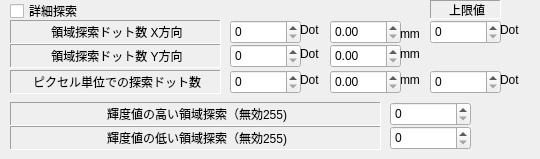
     <widget class="QWidget" name="tab_5">
      <attribute name="title">
       <string>探索</string>
      </attribute>
      <widget class="QLabel" name="label_31">
       <property name="geometry">
        <rect>
         <x>400</x>
         <y>70</y>
         <width>41</width>
         <height>20</height>
        </rect>
       </property>
       <property name="text">
        <string>mm</string>
       </property>
      </widget>
      <widget class="QDoubleSpinBox" name="doubleSpinBoxAreaSearchX">
       <property name="geometry">
        <rect>
         <x>330</x>
         <y>20</y>
         <width>71</width>
         <height>24</height>
        </rect>
       </property>
      </widget>
      <widget class="QLabel" name="label_6">
       <property name="geometry">
        <rect>
         <x>400</x>
         <y>24</y>
         <width>31</width>
         <height>20</height>
        </rect>
       </property>
       <property name="text">
        <string>mm</string>
       </property>
      </widget>
      <widget class="QSpinBox" name="EditAreaSearchX">
       <property name="geometry">
        <rect>
         <x>230</x>
         <y>20</y>
         <width>71</width>
         <height>24</height>
        </rect>
       </property>
      </widget>
      <widget class="QDoubleSpinBox" name="doubleSpinBoxSelfSearch">
       <property name="geometry">
        <rect>
         <x>330</x>
         <y>70</y>
         <width>71</width>
         <height>24</height>
        </rect>
       </property>
      </widget>
      <widget class="QLabel" name="label_3">
       <property name="geometry">
        <rect>
         <x>300</x>
         <y>20</y>
         <width>21</width>
         <height>20</height>
        </rect>
       </property>
       <property name="text">
        <string>Dot</string>
       </property>
      </widget>
      <widget class="QSpinBox" name="EditSelfSearch">
       <property name="geometry">
        <rect>
         <x>230</x>
         <y>70</y>
         <width>71</width>
         <height>24</height>
        </rect>
       </property>
      </widget>
      <widget class="QLabel" name="label_27">
       <property name="geometry">
        <rect>
         <x>10</x>
         <y>70</y>
         <width>211</width>
         <height>24</height>
        </rect>
       </property>
       <property name="frameShape">
        <enum>QFrame::Panel</enum>
       </property>
       <property name="frameShadow">
        <enum>QFrame::Sunken</enum>
       </property>
       <property name="text">
        <string>ピクセル単位での探索ドット数</string>
       </property>
       <property name="alignment">
        <set>Qt::AlignCenter|Qt::AlignHCenter|Qt::AlignLeading|Qt::AlignLeft|Qt::AlignVCenter</set>
       </property>
      </widget>
      <widget class="QLabel" name="label_5">
       <property name="geometry">
        <rect>
         <x>300</x>
         <y>70</y>
         <width>31</width>
         <height>20</height>
        </rect>
       </property>
       <property name="text">
        <string>Dot</string>
       </property>
      </widget>
      <widget class="QSpinBox" name="EditMatchBrightnessByLayerH">
       <property name="geometry">
        <rect>
         <x>390</x>
         <y>102</y>
         <width>81</width>
         <height>24</height>
        </rect>
       </property>
       <property name="maximum">
        <number>255</number>
       </property>
      </widget>
      <widget class="QLabel" name="label_41">
       <property name="geometry">
        <rect>
         <x>10</x>
         <y>102</y>
         <width>371</width>
         <height>24</height>
        </rect>
       </property>
       <property name="frameShape">
        <enum>QFrame::Panel</enum>
       </property>
       <property name="frameShadow">
        <enum>QFrame::Sunken</enum>
       </property>
       <property name="text">
        <string>輝度値の高い領域探索（無効255)</string>
       </property>
       <property name="alignment">
        <set>Qt::AlignCenter|Qt::AlignHCenter|Qt::AlignLeading|Qt::AlignLeft|Qt::AlignVCenter</set>
       </property>
      </widget>
      <widget class="QLabel" name="label_42">
       <property name="geometry">
        <rect>
         <x>10</x>
         <y>126</y>
         <width>371</width>
         <height>24</height>
        </rect>
       </property>
       <property name="frameShape">
        <enum>QFrame::Panel</enum>
       </property>
       <property name="frameShadow">
        <enum>QFrame::Sunken</enum>
       </property>
       <property name="text">
        <string>輝度値の低い領域探索（無効255)</string>
       </property>
       <property name="alignment">
        <set>Qt::AlignCenter|Qt::AlignHCenter|Qt::AlignLeading|Qt::AlignLeft|Qt::AlignVCenter</set>
       </property>
      </widget>
      <widget class="QSpinBox" name="EditMatchBrightnessByLayerL">
       <property name="geometry">
        <rect>
         <x>390</x>
         <y>126</y>
         <width>81</width>
         <height>24</height>
        </rect>
       </property>
       <property name="maximum">
        <number>255</number>
       </property>
      </widget>
      <widget class="QSpinBox" name="EditMaxAreaSearch">
       <property name="geometry">
        <rect>
         <x>430</x>
         <y>20</y>
         <width>71</width>
         <height>24</height>
        </rect>
       </property>
      </widget>
      <widget class="QLabel" name="label_109">
       <property name="geometry">
        <rect>
         <x>500</x>
         <y>20</y>
         <width>21</width>
         <height>20</height>
        </rect>
       </property>
       <property name="text">
        <string>Dot</string>
       </property>
      </widget>
      <widget class="QSpinBox" name="EditMaxSelfSearch">
       <property name="geometry">
        <rect>
         <x>430</x>
         <y>70</y>
         <width>71</width>
         <height>24</height>
        </rect>
       </property>
      </widget>
      <widget class="QLabel" name="label_110">
       <property name="geometry">
        <rect>
         <x>500</x>
         <y>70</y>
         <width>31</width>
         <height>20</height>
        </rect>
       </property>
       <property name="text">
        <string>Dot</string>
       </property>
      </widget>
      <widget class="QLabel" name="label_111">
       <property name="geometry">
        <rect>
         <x>430</x>
         <y>0</y>
         <width>71</width>
         <height>19</height>
        </rect>
       </property>
       <property name="frameShape">
        <enum>QFrame::Panel</enum>
       </property>
       <property name="frameShadow">
        <enum>QFrame::Sunken</enum>
       </property>
       <property name="text">
        <string>上限値</string>
       </property>
       <property name="alignment">
        <set>Qt::AlignCenter|Qt::AlignHCenter|Qt::AlignLeading|Qt::AlignLeft|Qt::AlignVCenter</set>
       </property>
      </widget>
      <widget class="QLabel" name="label_115">
       <property name="geometry">
        <rect>
         <x>10</x>
         <y>44</y>
         <width>211</width>
         <height>24</height>
        </rect>
       </property>
       <property name="frameShape">
        <enum>QFrame::Panel</enum>
       </property>
       <property name="frameShadow">
        <enum>QFrame::Sunken</enum>
       </property>
       <property name="text">
        <string>領域探索ドット数 Y方向</string>
       </property>
       <property name="alignment">
        <set>Qt::AlignCenter|Qt::AlignHCenter|Qt::AlignLeading|Qt::AlignLeft|Qt::AlignVCenter</set>
       </property>
      </widget>
      <widget class="QDoubleSpinBox" name="doubleSpinBoxAreaSearchY">
       <property name="geometry">
        <rect>
         <x>330</x>
         <y>44</y>
         <width>71</width>
         <height>24</height>
        </rect>
       </property>
      </widget>
      <widget class="QLabel" name="label_116">
       <property name="geometry">
        <rect>
         <x>400</x>
         <y>44</y>
         <width>31</width>
         <height>20</height>
        </rect>
       </property>
       <property name="text">
        <string>mm</string>
       </property>
      </widget>
      <widget class="QLabel" name="label_117">
       <property name="geometry">
        <rect>
         <x>300</x>
         <y>44</y>
         <width>21</width>
         <height>20</height>
        </rect>
       </property>
       <property name="text">
        <string>Dot</string>
       </property>
      </widget>
      <widget class="QSpinBox" name="EditAreaSearchY">
       <property name="geometry">
        <rect>
         <x>230</x>
         <y>44</y>
         <width>71</width>
         <height>24</height>
        </rect>
       </property>
      </widget>
      <widget class="QLabel" name="label_118">
       <property name="geometry">
        <rect>
         <x>10</x>
         <y>20</y>
         <width>211</width>
         <height>24</height>
        </rect>
       </property>
       <property name="frameShape">
        <enum>QFrame::Panel</enum>
       </property>
       <property name="frameShadow">
        <enum>QFrame::Sunken</enum>
       </property>
       <property name="text">
        <string>領域探索ドット数 X方向</string>
       </property>
       <property name="alignment">
        <set>Qt::AlignCenter|Qt::AlignHCenter|Qt::AlignLeading|Qt::AlignLeft|Qt::AlignVCenter</set>
       </property>
      </widget>
      <widget class="QCheckBox" name="checkBoxPreciseSearch">
       <property name="geometry">
        <rect>
         <x>10</x>
         <y>0</y>
         <width>231</width>
         <height>22</height>
        </rect>
       </property>
       <property name="text">
        <string>詳細探索</string>
       </property>
      </widget>
     </widget>
